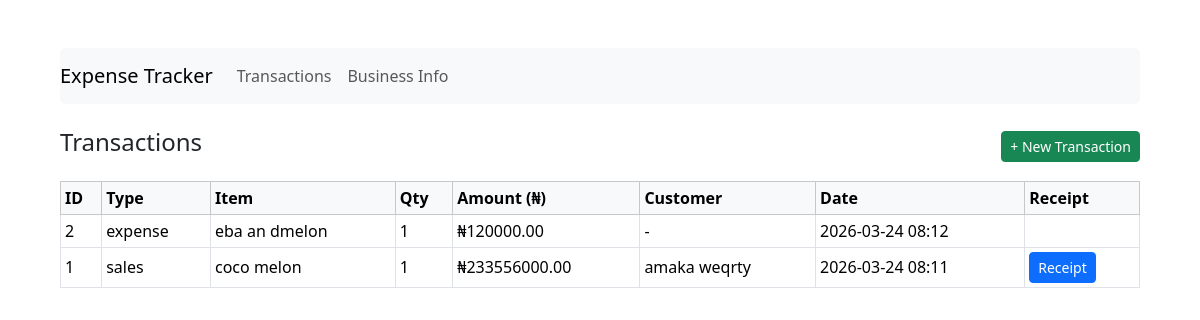
The page / on the database its author committed.
### app/models.py (models this page shows)
class Transaction(db.Model):
    id = db.Column(db.Integer, primary_key=True)
    receipt_id = db.Column(db.String(20), unique=True)  # ✅ custom receipt
    type = db.Column(db.String(10), nullable=False)
    item_name = db.Column(db.String(100), nullable=False)
    quantity = db.Column(db.Integer, default=1)
    amount = db.Column(db.Float, nullable=False)
    description = db.Column(db.String(200))
    customer_name = db.Column(db.String(100))
    phone_number = db.Column(db.String(20))
    date_created = db.Column(db.DateTime, default=db.func.now())

### app/routes.py (the view, shortened to what this page needs)
@app.route("/", methods=["GET", "POST"])
def index():
    transactions = Transaction.query.order_by(Transaction.date_created.desc()).all()
    return render_template("index.html", transactions=transactions)

### app/templates/index.html (shortened to what this page needs)
{% extends "base.html" %}
{% block content %}
<div class="d-flex justify-content-between align-items-center mb-3">
    <h2 class="h4">Transactions</h2>
    <button type="button" class="btn btn-success btn-sm" data-bs-toggle="modal" data-bs-target="#transactionModal">
        + New Transaction
    </button>
</div>
<div class="table-responsive">
    <table class="table table-sm table-bordered align-middle">
        <thead class="table-light">
            <tr>
                <th>ID</th>
                <th>Type</th>
                <th>Item</th>
                <th>Qty</th>
                <th>Amount (₦)</th>
                <th>Customer</th>
                <th>Date</th>
                <th>Receipt</th>
            </tr>
        </thead>
        <tbody>
            {% for txn in transactions %}
            <tr>
                <td>{{ txn.id }}</td>
                <td>{{ txn.type }}</td>
                <td>{{ txn.item_name }}</td>
                <td>{{ txn.quantity }}</td>
                <td>₦{{ "%.2f"|format(txn.amount) }}</td>
                <td>{{ txn.customer_name or '-' }}</td>
                <td>{{ txn.date_created.strftime('%Y-%m-%d %H:%M') }}</td>
                <td>
                    {% if txn.type == 'sales' %}
                        <a href="{{ url_for('receipt', txn_id=txn.id) }}" class="btn btn-primary btn-sm" target="_blank">
                            Receipt
                        </a>
                    {% endif %}
                </td>
            </tr>
            {% endfor %}
        </tbody>
    </table>
</div>
{% endblock %}

### app/templates/base.html (shortened to what this page needs)
<!DOCTYPE html>
<html lang="en">
<head>
    <link href="https://cdn.jsdelivr.net/npm/bootstrap@5.3.1/dist/css/bootstrap.min.css" rel="stylesheet">
</head>
<body class="p-5">
    <div class="container">
        <nav class="navbar navbar-expand-lg navbar-light bg-light mb-4 rounded">
            <a class="navbar-brand" href="{{ url_for('index') }}">Expense Tracker</a>
            <div class="collapse navbar-collapse">
                <ul class="navbar-nav me-auto">
                    <li class="nav-item"><a class="nav-link" href="{{ url_for('index') }}">Transactions</a></li>
                    <li class="nav-item"><a class="nav-link" href="{{ url_for('business') }}">Business Info</a></li>
                </ul>
            </div>
        </nav>
        {% block content %}{% endblock %}
    </div>
</body>
</html>

### rows shown on the page
Transaction: id "2", type "expense", item_name "eba an dmelon", quantity "1", amount "120000.00", customer_name "-", date_created "2026-03-24 08:12"
Transaction: id "1", type "sales", item_name "coco melon", quantity "1", amount "233556000.00", customer_name "amaka weqrty", date_created "2026-03-24 08:11"
